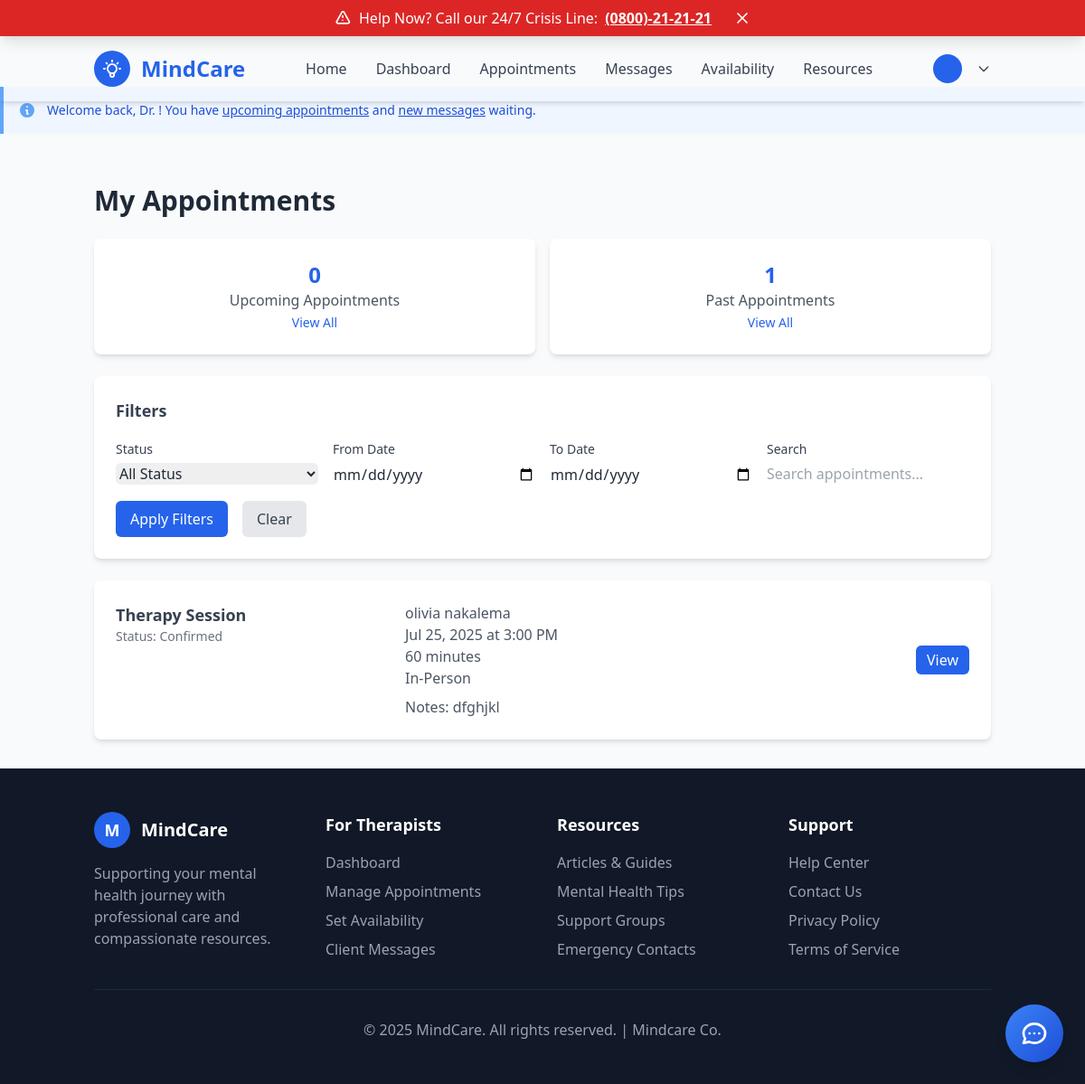
The page /appointments/ (signed in) on the database its author committed.
### appointments/models.py (models this page shows, shortened)
class Appointment(models.Model):
    STATUS_CHOICES = [
        ('pending', 'Pending'),
        ('confirmed', 'Confirmed'),
        ('cancelled', 'Cancelled'),
        ('completed', 'Completed'),
        ('no_show', 'No Show'),
    ]
    APPOINTMENT_TYPE_CHOICES = [
        ('consultation', 'Initial Consultation'),
        ('therapy', 'Therapy Session'),
        ('follow_up', 'Follow-up Session'),
        ('assessment', 'Assessment Session'),
        ('emergency', 'Emergency Session'),
    ]
    client = models.ForeignKey(
        User,
        on_delete=models.CASCADE,
        related_name='client_appointments',
        limit_choices_to={'role': 'client'}
    )
    therapist = models.ForeignKey(
        'therapists.TherapistProfile',
        on_delete=models.CASCADE,
        related_name='therapist_appointments'
    )
    appointment_date = models.DateTimeField()
    appointment_type = models.CharField(
        max_length=20,
        choices=APPOINTMENT_TYPE_CHOICES,
        default='consultation'
    )
    status = models.CharField(
        max_length=20,
        choices=STATUS_CHOICES,
        default='pending'
    )
    duration_minutes = models.PositiveIntegerField(default=60)
    notes = models.TextField(blank=True, help_text="Client's initial notes or concerns")
    therapist_notes = models.TextField(blank=True, help_text="Therapist's session notes")
    location = models.CharField(max_length=255, blank=True, help_text="Meeting location or platform")
    is_online = models.BooleanField(default=False)
    meeting_link = models.URLField(blank=True, help_text="Video call link for online sessions")
    created_at = models.DateTimeField(auto_now_add=True)
    updated_at = models.DateTimeField(auto_now=True)
    confirmed_at = models.DateTimeField(null=True, blank=True)
    cancelled_at = models.DateTimeField(null=True, blank=True)
    cancellation_reason = models.TextField(blank=True)
    cancelled_by = models.ForeignKey(
        User,
        on_delete=models.SET_NULL,
        null=True,
        blank=True,
        related_name='cancelled_appointments'
    )
    reminder_sent = models.BooleanField(default=False)
    reminder_sent_at = models.DateTimeField(null=True, blank=True)
    class Meta:
        ordering = ['-appointment_date']
        indexes = [
            models.Index(fields=['client', 'appointment_date']),
            models.Index(fields=['therapist', 'appointment_date']),
            models.Index(fields=['status', 'appointment_date']),
        ]
    @property
    def is_past(self):
        return self.appointment_date < timezone.now()
    @property
    def can_be_cancelled(self):
        return (
            self.appointment_date > timezone.now() + timedelta(hours=24) and
            self.status in ['pending', 'confirmed']
        )
    @property
    def can_be_rescheduled(self):
        return self.status in ['pending', 'confirmed'] and not self.is_past

### accounts/models.py (models this page shows, shortened)
class User(AbstractUser):
    ROLE_CHOICES = [
        ('admin', 'Admin'),
        ('therapist', 'Therapist'),
        ('client', 'Client'),
    ]
    GENDER_CHOICES = [
        ('male', 'Male'),
        ('female', 'Female'),
    ]
    AGE_CATEGORY_CHOICES = [
        ('13-19', '13 to 19 years'),
        ('20-35', '20 to 35 years'),
        ('35+', 'Above 35 years'),
    ]
    phone_regex = RegexValidator(
        regex=r'^\d{10}$',
        message="Phone number must be exactly 10 digits."
    )
    groups = models.ManyToManyField(
        'auth.Group',
        verbose_name='groups',
        blank=True,
        help_text='The groups this user belongs to.',
        related_name='custom_user_set',
        related_query_name='custom_user',
    )
    user_permissions = models.ManyToManyField(
        'auth.Permission',
        verbose_name='user permissions',
        blank=True,
        help_text='Specific permissions for this user.',
        related_name='custom_user_set',
        related_query_name='custom_user',
    )
    user_id = models.CharField(max_length=10, unique=True, blank=True)
    role = models.CharField(max_length=20, choices=ROLE_CHOICES, default='client')
    phone = models.CharField(validators=[phone_regex], max_length=10, unique=True)
    gender = models.CharField(max_length=10, choices=GENDER_CHOICES)
    location = models.CharField(max_length=100)
    age_category = models.CharField(max_length=10, choices=AGE_CATEGORY_CHOICES, blank=True, null=True)
    profile_image = models.ImageField(upload_to='profile_images/', blank=True, null=True)
    is_verified = models.BooleanField(default=False)
    created_at = models.DateTimeField(auto_now_add=True)
    updated_at = models.DateTimeField(auto_now=True)

### appointments/views.py (the view, shortened to what this page needs)
# urls.py: path('', views.appointment_list, name='appointment_list'),
@login_required
def appointment_list(request):
    if request.user.role == 'client':
        appointments = Appointment.objects.filter(client=request.user)
    elif request.user.role == 'therapist':
        therapist_profile = get_object_or_404(TherapistProfile, user=request.user)
        appointments = Appointment.objects.filter(therapist=therapist_profile)
    else:
        appointments = Appointment.objects.all()
    status_filter = request.GET.get('status', '')
    if status_filter:
        appointments = appointments.filter(status=status_filter)
    date_from = request.GET.get('date_from', '')
    date_to = request.GET.get('date_to', '')
    if date_from:
        appointments = appointments.filter(appointment_date__date__gte=date_from)
    if date_to:
        appointments = appointments.filter(appointment_date__date__lte=date_to)
    search_query = request.GET.get('search', '')
    appointments = appointments.order_by('-appointment_date')
    paginator = Paginator(appointments, 10)
    page_number = request.GET.get('page')
    page_obj = paginator.get_page(page_number)
    upcoming_count = appointments.filter(
        appointment_date__gte=timezone.now(),
        status__in=['pending', 'confirmed']
    ).count()
    past_count = appointments.filter(
        appointment_date__lt=timezone.now()
    ).count()
    context = {
        'page_obj': page_obj,
        'appointments': page_obj,
        'status_filter': status_filter,
        'date_from': date_from,
        'date_to': date_to,
        'search_query': search_query,
        'upcoming_count': upcoming_count,
        'past_count': past_count,
        'status_choices': Appointment.STATUS_CHOICES,
    }
    return render(request, 'appointments/appointment_list.html', context)

### templates/appointments/appointment_list.html (shortened to what this page needs)
{% extends 'base.html' %}
{% block extra_head %}
    <link href="https://cdn.jsdelivr.net/npm/tailwindcss@2.2.19/dist/tailwind.min.css" rel="stylesheet">
{% endblock %}
{% block content %}
<div class="container mx-auto px-4 py-8">
    <div class="max-w-5xl mx-auto">
        <div class="flex justify-between items-center mb-6">
            <h1 class="text-3xl font-bold text-gray-800">My Appointments</h1>
        </div>
        <div class="grid grid-cols-1 sm:grid-cols-2 gap-4 mb-6">
            <div class="bg-white shadow-md rounded-lg p-6 text-center">
                <h2 class="text-2xl font-bold text-blue-600">{{ upcoming_count }}</h2>
                <p class="text-gray-600">Upcoming Appointments</p>
                <a href="{% url 'appointments:upcoming_appointments' %}"
                   class="text-blue-600 hover:text-blue-800 text-sm">View All</a>
            </div>
            <div class="bg-white shadow-md rounded-lg p-6 text-center">
                <h2 class="text-2xl font-bold text-blue-600">{{ past_count }}</h2>
                <p class="text-gray-600">Past Appointments</p>
                <a href="{% url 'appointments:past_appointments' %}"
                   class="text-blue-600 hover:text-blue-800 text-sm">View All</a>
            </div>
        </div>
        <div class="bg-white shadow-md rounded-lg p-6 mb-6">
            <h2 class="text-lg font-semibold text-gray-700 mb-4">Filters</h2>
            <form method="get" class="grid grid-cols-1 sm:grid-cols-4 gap-4">
                <div>
                    <label for="status" class="text-sm font-medium text-gray-700">Status</label>
                    <select name="status" id="status" class="form-select mt-1 block w-full rounded-md border-gray-300">
                        <option value="">All Status</option>
                    </select>
                </div>
                <div>
                    <label for="date_from" class="text-sm font-medium text-gray-700">From Date</label>
                    <input type="date" name="date_from" id="date_from" value="{{ date_from }}"
                           class="form-input mt-1 block w-full rounded-md border-gray-300">
                </div>
                <div>
                    <label for="date_to" class="text-sm font-medium text-gray-700">To Date</label>
                    <input type="date" name="date_to" id="date_to" value="{{ date_to }}"
                           class="form-input mt-1 block w-full rounded-md border-gray-300">
                </div>
                <div>
                    <label for="search" class="text-sm font-medium text-gray-700">Search</label>
                    <input type="text" name="search" id="search" value="{{ search_query }}"
                           placeholder="Search appointments..."
                           class="form-input mt-1 block w-full rounded-md border-gray-300">
                </div>
                <div class="flex items-end space-x-4 col-span-4">
                    <button type="submit"
                            class="px-4 py-2 bg-blue-600 text-white rounded-md hover:bg-blue-700">
                        Apply Filters
                    </button>
                    <a href="{% url 'appointments:appointment_list' %}"
                       class="px-4 py-2 bg-gray-200 text-gray-700 rounded-md hover:bg-gray-300">
                        Clear
                    </a>
                </div>
            </form>
        </div>
        {% if appointments %}
            <div class="space-y-4">
                {% for appointment in appointments %}
                    <div class="bg-white shadow-md rounded-lg p-6">
                        <div class="grid grid-cols-1 md:grid-cols-3 gap-4">
                            <div>
                                <h3 class="text-lg font-semibold text-gray-700">
                                    {{ appointment.get_appointment_type_display }}
                                </h3>
                                <p class="text-sm text-gray-500">
                                    Status: {{ appointment.get_status_display }}
                                </p>
                            </div>
                            <div>
                                <p class="text-gray-600">
                                    {% if user.role == 'client' %}
                                        {{ appointment.therapist.user.get_full_name }}
                                    {% else %}
                                        {{ appointment.client.get_full_name }}
                                    {% endif %}
                                </p>
                                <p class="text-gray-600">
                                    {{ appointment.appointment_date|date:"M d, Y" }} at
                                    {{ appointment.appointment_date|time:"g:i A" }}
                                </p>
                                <p class="text-gray-600">
                                    {{ appointment.duration_minutes }} minutes
                                </p>
                                <p class="text-gray-600">
                                    {% if appointment.is_online %}
                                        Online Session
                                    {% else %}
                                        {{ appointment.location|default:"In-Person" }}
                                    {% endif %}
                                </p>
                                {% if appointment.notes %}
                                    <p class="text-gray-600 mt-2">
                                        Notes: {{ appointment.notes|truncatewords:10 }}
                                    </p>
                                {% endif %}
                            </div>
                            <div class="flex items-center justify-end space-x-2">
                                <a href="{% url 'appointments:appointment_detail' appointment.id %}"
                                   class="px-3 py-1 bg-blue-600 text-white rounded-md hover:bg-blue-700">
                                    View
                                </a>
                            </div>
                        </div>
                    </div>
                {% endfor %}
            </div>
        {% endif %}
    </div>
</div>
{% endblock %}

### rows shown on the page
Appointment: appointment_type "Therapy Session", status "Confirmed", client.get_full_name "olivia nakalema", appointment_date "Jul 25, 2025", appointment_date "3:00 PM", duration_minutes "60", location "In-Person", notes "dfghjkl"

### other values the page prints
{{ upcoming_count }} "0"
{{ past_count }} "1"
